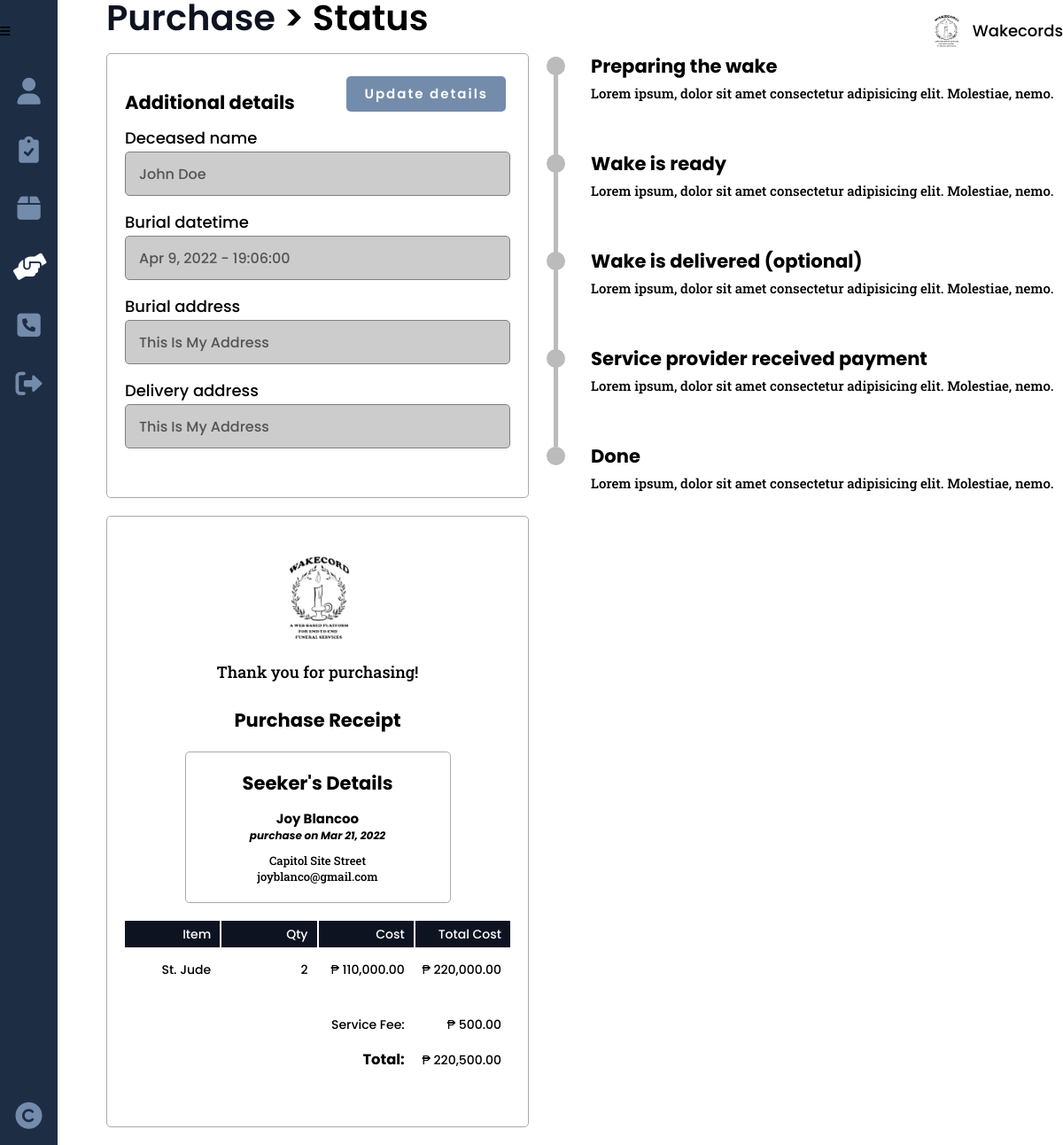
The app's page /status.php?purchaseid=10, older data.
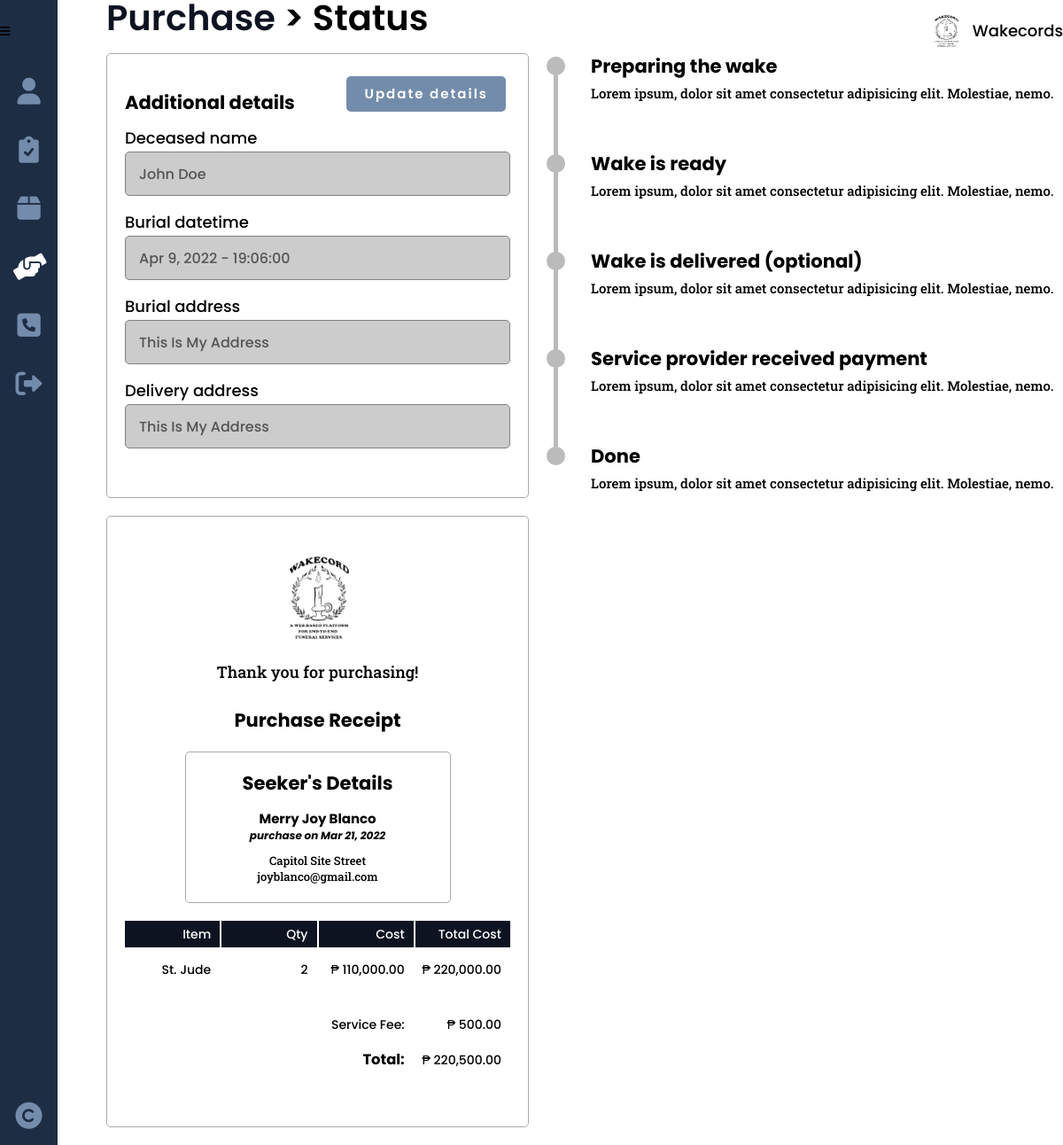
The same page, newer data.
### tables this page shows
CREATE TABLE `details` (
  `purchase_id` int(8) NOT NULL,
  `deceased_name` varchar(25) DEFAULT NULL,
  `burial_datetime` datetime DEFAULT NULL,
  `burial_add` varchar(100) DEFAULT NULL,
  `delivery_add` varchar(100) DEFAULT NULL,
  `delivery_date` date DEFAULT NULL,
  `msg_ribbon` varchar(200) DEFAULT NULL,
  `msg_headstone` varchar(200) DEFAULT NULL,
  `birth_date` date DEFAULT NULL,
  `death_date` date DEFAULT NULL,
  `delivery_datetime` datetime DEFAULT NULL,
  `num_pax` int(4) DEFAULT NULL,
  `cemetery_add` varchar(100) DEFAULT NULL
);

CREATE TABLE `purchase` (
  `purchase_id` int(8) NOT NULL,
  `seeker_id` int(8) NOT NULL,
  `service_id` int(8) NOT NULL,
  `purchase_total` decimal(9,2) NOT NULL,
  `purchase_qty` int(2) NOT NULL,
  `purchase_date` date NOT NULL,
  `purchase_status` varchar(15) NOT NULL,
  `purchase_progress` int(2) NOT NULL
);

CREATE TABLE `seeker` (
  `seeker_id` int(8) NOT NULL,
  `seeker_fname` varchar(25) NOT NULL,
  `seeker_mi` char(1) DEFAULT NULL,
  `seeker_lname` varchar(25) NOT NULL,
  `seeker_address` varchar(100) DEFAULT NULL,
  `seeker_phone` varchar(11) DEFAULT NULL,
  `seeker_status` varchar(10) DEFAULT NULL,
  `seeker_email` varchar(50) NOT NULL,
  `seeker_pass` varchar(100) NOT NULL
);

CREATE TABLE `funeral` (
  `service_id` int(8) NOT NULL,
  `funeral_name` varchar(50) NOT NULL,
  `funeral_type` varchar(20) NOT NULL
);

CREATE TABLE `services` (
  `service_id` int(8) NOT NULL,
  `provider_id` int(8) NOT NULL,
  `service_type` varchar(20) NOT NULL,
  `service_name` varchar(50) NOT NULL,
  `service_desc` varchar(500) NOT NULL,
  `service_cost` decimal(9,2) NOT NULL,
  `service_qty` int(2) NOT NULL,
  `service_img` varchar(100) NOT NULL,
  `service_status` varchar(10) NOT NULL
);

### others/db.php (called while the page is built, shortened)
<?php
	class DB
	{
		static $hostname = "localhost";
		static $dbname = "wakecords";
		static $username  = "root";
		static $password = "";
		public static function query($sql, $params=array(), $transactType)
		{
			$rows = array();
			try
			{
				$db = new PDO("mysql:host=". self::$hostname ."; dbname=". self::$dbname,  self::$username,  self::$password);
				$db->setAttribute(PDO::ATTR_ERRMODE, PDO::ERRMODE_EXCEPTION);
				$cmd = $db->prepare($sql);
				$cmd->execute($params);
				if($transactType == "READ")
					$rows = $cmd->fetchAll();
				else
					$rows = $db->lastInsertId();
			}
			catch(PDOException $e)
			{
				echo $e->getMessage();
			}
			return $rows;
		}
	}

### others/functions.php (called while the page is built, shortened)
<?php
	require_once("others/db.php");
	function purchase_progress($status, $num){
		return ($status == $num) ? 'done':'';
	}
	function read($table, $attr, $data){
		if(count($attr) == 1){
			return DB::query("SELECT * FROM ".$table." WHERE ".$attr[0]."=?", array($data[0]), "READ");
		}
	}

### status.php (the view)
<?php
	include("others/functions.php");
	include("others/head.php");
?>
<body>
	<div class="container">
		<?php include("others/header.php"); ?>
		<div class="banner">
			<?php
			$this_page = "transact";
			include("others/sidebar.php"); ?>
			<section class="banner-con">
				<div class="wrapper">
					<div class="banner-div">
						<h2><a href="purchase.php">Purchase</a> <span>> Status</span></h2>
						<div class="order-con">
							<div class="order-info">
								<?php
								$purchase = DB::query("SELECT * FROM purchase p JOIN seeker see ON p.seeker_id = see.seeker_id JOIN services ser ON p.service_id = ser.service_id WHERE purchase_id = ?", array($_GET['purchaseid']), "READ");
								$purchase = $purchase[0];
								$service = read($purchase['service_type'], ["service_id"], [$purchase['service_id']]);
								$service = $service[0];
								$details = read("details", ["purchase_id"], [$purchase['purchase_id']]);
								$details = $details[0];
								$total = $purchase['purchase_total'] + 500;
								?>
								<div class="additional-info card">
									<h3>Additional details</h3>
									<?php
									switch($purchase['service_type']){
										case "funeral":
											echo "
											<label>Deceased name</label>
											<input type='text' disabled value='".$details['deceased_name']."'>
											<label>Burial datetime</label>
											<input type='text' disabled value='".date("M j, Y - H:i:s", strtotime($details['burial_datetime']))."'>
											<label>Burial address</label>
											<input type='text' disabled value='".$details['burial_add']."'>
											<label>Delivery address</label>
											<input type='text' disabled value='".$details['delivery_add']."'>
											";
											break;
									}
									?>
									<a class='btn' href="">Update details</a>
								</div>
								<div class="receipt card">
									<figure>
										<img src="images/main-logo.png" alt="">
									</figure>
									<p>Thank you for purchasing!</p>
									<h3>Purchase Receipt</h3>
									<div class="receipt-details">
										<?php
										echo "
										<h3>Seeker's Details</h3>
										<h5>".$purchase['seeker_fname']." ".$purchase['seeker_lname']." <em>purchase on ".date("M j, Y", strtotime($purchase['purchase_date']))."</em></h5>
										<p></p>
										<p>".$purchase['seeker_address']."</p>
										<p>".$purchase['seeker_email']."</p>
										";
										?>
									</div>
									<div class="table">
										<ul class='head'>
											<li>Item</li>
											<li>Qty</li>
											<li>Cost</li>
											<li>Total Cost</li>
										</ul>
										<?php
										echo "
										<ul>
											<li>".$service[1]."</li>
											<li>".$purchase['purchase_qty']."</li>
											<li>₱ ".number_format($purchase['service_cost'],2,'.',',')."</li>
											<li>₱ ".number_format($purchase['purchase_total'],2,'.',',')."</li>
										</ul>
										";
										?>
										<div class="hr full-width"></div>
										<ul>
											<li></li>
											<li></li>
											<li>Service Fee:</li>
											<li>₱ 500.00</li>
										</ul>
										<ul>
											<li></li>
											<li></li>
											<li><h3>Total:</h3></li>
											<li>₱ <?php echo number_format($total,2,'.',',');?></li>
										</ul>
									</div>
								</div>
							</div>
							<div class='order_status'>
								<div class='<?php echo purchase_progress($purchase['purchase_progress'], 1); ?>'>
									<h3>Preparing the wake</h3>
									<p>Lorem ipsum, dolor sit amet consectetur adipisicing elit. Molestiae, nemo.</p>
								</div>
								<div class='<?php echo purchase_progress($purchase['purchase_progress'], 2); ?>'>
									<h3>Wake is ready</h3>
									<p>Lorem ipsum, dolor sit amet consectetur adipisicing elit. Molestiae, nemo.</p>
								</div>
								<div class='<?php echo purchase_progress($purchase['purchase_progress'], 3); ?>'>
									<h3>Wake is delivered (optional)</h3>
									<p>Lorem ipsum, dolor sit amet consectetur adipisicing elit. Molestiae, nemo.</p>
								</div>
								<div class='<?php echo purchase_progress($purchase['purchase_progress'], 4); ?>'>
									<h3>Service provider received payment</h3>
									<p>Lorem ipsum, dolor sit amet consectetur adipisicing elit. Molestiae, nemo.</p>
								</div>
								<div class='<?php echo purchase_progress($purchase['purchase_progress'], 5); ?>'>
									<h3>Done</h3>
									<p>Lorem ipsum, dolor sit amet consectetur adipisicing elit. Molestiae, nemo.</p>
								</div>
							</div>
						</div>
					</div>
				</div>
			</section>
		</div>
	</div>
</body>
</html>

### others/head.php (shortened to what this page needs)
<!DOCTYPE html>
<html lang="en">
<head>
	<link href="https://cdnjs.cloudflare.com/ajax/libs/font-awesome/6.0.0/css/all.min.css" rel="stylesheet">
	<link rel="stylesheet" href="https://unpkg.com/open-props"/>
	<link rel="stylesheet" href="css/style.css">
</head>

### others/header.php (shortened to what this page needs)
<div class="header">
	<button class="header-btn" data-menu-icon>
		<i class="fa-solid fa-bars"></i>
	</button>
	<picture>
		<img class="header-logo" src="images/main-logo.png" alt="">
		<div>Wakecords</div>
	</picture>
</div>

### others/sidebar.php (shortened to what this page needs)
<ul class="sidebar " data-sidebar>
  <li class="sidebar-list">
    <a class="sidebar-link <?php echo ($this_page == 'profile')?'active':''; ?>" href="profile.php" title="Profile">
      <i class="fa-solid fa-user"></i>
    </a>
  </li>
  <li class="sidebar-list">
    <a class="sidebar-link <?php echo ($this_page == 'services')?'active':''; ?>" href="get_started.php" title="Services">
      <i class="fa-solid fa-clipboard-check"></i>
    </a>
  </li>
  <li class="sidebar-list">
    <a class="sidebar-link <?php echo ($this_page == 'feedback')?'active':''; ?>" href="feedback.php" title="Feedback">
      <i class="fas fa-box"></i>
    </a>
  </li>
  <li class="sidebar-list">
    <a class="sidebar-link <?php echo ($this_page == 'transact')?'active':''; ?>" href="cart.php" title="Transactions">
      <i class="fas fa-hands-helping"></i>
    </a>
  </li>
  <li class="sidebar-list">
    <a class="sidebar-link <?php echo ($this_page == 'contact')?'active':''; ?>" href="contact.php" title="Contact Us">
      <i class="fas fa-phone-square"></i>
    </a>
  </li>
  <li class="sidebar-list">
    <a class="sidebar-link" href="logout.php" title="Logout" onclick='return confirm("Are you sure you want to logout?");'>
      <i class="fa-solid fa-right-from-bracket"></i>
    </a>
  </li>
  <li class="sidebar-list">
    <a class="sidebar-link">
      <i class="fa-solid fa-copyright"></i>
    </a>
  </li>
</ul>

Row changes from the older to the newer data that the page shows:
changed purchase "Capitol Site Street": seeker.seeker_fname "Joy" → "Merry Joy"; seeker.seeker_lname "Blancoo" → "Blanco"
